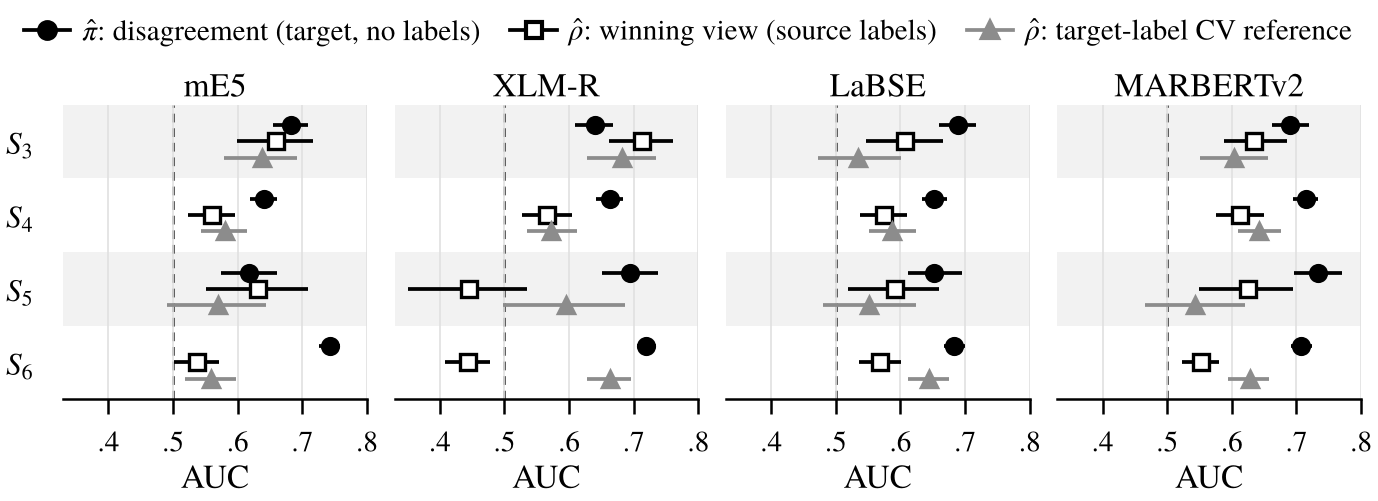

Python code for this plot:
"""Figure 3: AUC of the disagreement and advantage estimators, per encoder and test set.

Reads figures/mechanism_table.csv (archived copy of paper/tables/mechanism_table.csv) and writes
figures/fig3_auc.csv (the plotted values), figures/fig3_auc_dotplot.pdf (vector) and .png (control image).
Before plotting, every point and interval, rounded to two decimals, is checked against Table 3
(tables/mechanism.tex) and Table S4 (tables/mechanism_ci.tex); the script stops on any mismatch.
The three series of a row are drawn at fixed vertical offsets within the row (categorical position only);
the horizontal (AUC) positions are the archived values.

    cd paper_lncs_r2 && python3 figures/fig3_auc_dotplot.py
"""
import ast, os, re
import pandas as pd
import matplotlib
matplotlib.use('Agg')
import matplotlib.pyplot as plt
from matplotlib.lines import Line2D

HERE = os.path.dirname(os.path.abspath(__file__))
TAB = os.path.join(HERE, '..', 'tables')
plt.rcParams.update({'font.family': 'serif', 'font.serif': ['TeX Gyre Termes', 'Nimbus Roman', 'Times New Roman', 'DejaVu Serif'],
                     'mathtext.fontset': 'stix', 'font.size': 8, 'axes.titlesize': 8, 'axes.labelsize': 8,
                     'xtick.labelsize': 7, 'ytick.labelsize': 7.5, 'legend.fontsize': 7, 'axes.linewidth': 0.6,
                     'axes.spines.top': False, 'axes.spines.right': False, 'pdf.fonttype': 42,
                     'xtick.major.width': 0.6, 'ytick.major.width': 0.0})

ENCS = ['mE5', 'XLM-R', 'LaBSE', 'MARBERTv2']
SETS = [('S3_tsac_lat', '$S_3$'), ('S4_tunizi', '$S_4$'), ('S5_narabizi', '$S_5$'), ('S6_myc_lat', '$S_6$')]
# column, legend label, marker, face, edge, vertical offset within the row
SERIES = [('auc_pi_tgt', r'$\hat\pi$: disagreement (target, no labels)', 'o', '0.0', '0.0', -0.22),
          ('auc_rho_src', r'$\hat\rho$: winning view (source labels)', 's', 'white', '0.0', 0.0),
          ('auc_rho_tgt_ceiling', r'$\hat\rho$: target-label CV reference', '^', '0.55', '0.55', 0.22)]
TEXCOL = {'auc_pi_tgt': (3, 2), 'auc_rho_src': (5, 3), 'auc_rho_tgt_ceiling': (6, 4)}  # (Table 3 column, Table S4 column)


def tex_rows(path):
    rows, enc = [], None
    for line in open(path):
        if '&' not in line or 'Enc.' in line or 'multicolumn' in line:
            continue
        cells = [c.strip() for c in line.replace('\\\\', '').split('&')]
        enc = cells[0] or enc
        rows.append((enc, cells[1].strip('$').replace('_', ''), cells))
    return rows


def check(d):
    t3, s4 = tex_rows(os.path.join(TAB, 'mechanism.tex')), tex_rows(os.path.join(TAB, 'mechanism_ci.tex'))
    n = 0
    for (enc, s, c3), (enc2, s2, c4) in zip(t3, s4):
        assert (enc, s) == (enc2, s2)
        r = d[(d.encoder == enc) & (d.set.str.startswith(s))].iloc[0]
        for col, (i3, i4) in TEXCOL.items():
            assert f'{r[col]:.2f}' == re.sub(r'\$.*\$', '', c3[i3]), (enc, s, col, r[col], c3[i3])
            lo, hi = r[col + '_ci']
            assert f'[{lo:.2f}, {hi:.2f}]' == c4[i4], (enc, s, col, lo, hi, c4[i4])
            n += 1
    return n


def main():
    d = pd.read_csv(os.path.join(HERE, 'mechanism_table.csv'))
    for col, *_ in SERIES:
        d[col + '_ci'] = d[col + '_ci'].apply(ast.literal_eval)
    print(f'{check(d)} values and intervals match Table 3 and Table S4')
    out = []
    fig, axes = plt.subplots(1, 4, figsize=(4.8, 1.8), sharey=True, sharex=True)
    for ax, enc in zip(axes, ENCS):
        ax.axvline(0.5, color='0.35', lw=0.7, ls=(0, (3, 2)), zorder=1)
        for i, (s, lab) in enumerate(SETS):
            r = d[(d.encoder == enc) & (d.set == s)].iloc[0]
            if i % 2 == 0:
                ax.axhspan(i - 0.5, i + 0.5, color='0.95', lw=0, zorder=0)
            for col, slab, mk, fc, ec, off in SERIES:
                lo, hi = r[col + '_ci']
                y = i + off
                ax.plot([lo, hi], [y, y], color=ec, lw=0.9, solid_capstyle='butt', zorder=2)
                ax.plot(r[col], y, marker=mk, ms=3.8, mfc=fc, mec=ec, mew=0.8, ls='none', zorder=3)
                out.append(dict(encoder=enc, set=s, estimator=col, auc=round(r[col], 4), ci_lo=round(lo, 4), ci_hi=round(hi, 4)))
        ax.set_title(enc, pad=2)
        ax.set_xlabel('AUC', labelpad=1)
        ax.set_xlim(0.33, 0.80)
        ax.set_xticks([0.4, 0.5, 0.6, 0.7, 0.8])
        ax.set_xticklabels(['.4', '.5', '.6', '.7', '.8'])
        ax.set_ylim(len(SETS) - 0.5, -0.5)
        ax.grid(axis='x', color='0.88', lw=0.4, zorder=0)
        ax.spines['left'].set_visible(False)
    axes[0].set_yticks(range(len(SETS)))
    axes[0].set_yticklabels([l for _, l in SETS])
    handles = [Line2D([], [], color=ec, lw=0.9, marker=mk, ms=4, mfc=fc, mec=ec, label=slab) for _, slab, mk, fc, ec, _ in SERIES]
    fig.legend(handles=handles, loc='upper center', ncol=3, frameon=False, bbox_to_anchor=(0.5, 1.0),
               handlelength=1.6, columnspacing=1.0, handletextpad=0.4)
    fig.tight_layout(w_pad=0.5, rect=(0, 0, 1, 0.92))
    fig.savefig(os.path.join(HERE, 'fig3_auc_dotplot.pdf'), bbox_inches='tight', pad_inches=0.02)
    fig.savefig(os.path.join(HERE, 'fig3_auc_dotplot.png'), dpi=300, bbox_inches='tight', pad_inches=0.02)
    pd.DataFrame(out).to_csv(os.path.join(HERE, 'fig3_auc.csv'), index=False)


if __name__ == '__main__':
    main()
